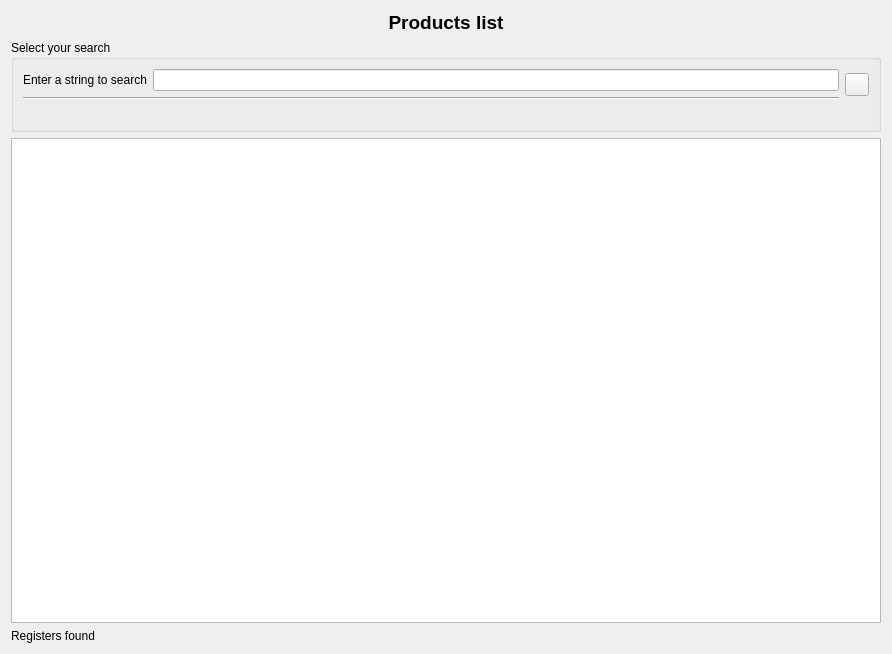
<?xml version="1.0" encoding="UTF-8"?>
<ui version="4.0">
 <class>wdgProducts</class>
 <widget class="QWidget" name="wdgProducts">
  <property name="geometry">
   <rect>
    <x>0</x>
    <y>0</y>
    <width>892</width>
    <height>654</height>
   </rect>
  </property>
  <layout class="QHBoxLayout" name="horizontalLayout_4">
   <item>
    <layout class="QVBoxLayout" name="verticalLayout_3">
     <item>
      <widget class="QLabel" name="lbl">
       <property name="font">
        <font>
         <pointsize>14</pointsize>
         <weight>75</weight>
         <bold>true</bold>
        </font>
       </property>
       <property name="text">
        <string>Products list</string>
       </property>
       <property name="alignment">
        <set>Qt::AlignCenter</set>
       </property>
      </widget>
     </item>
     <item>
      <widget class="QGroupBox" name="groupBox">
       <property name="sizePolicy">
        <sizepolicy hsizetype="Preferred" vsizetype="Preferred">
         <horstretch>0</horstretch>
         <verstretch>0</verstretch>
        </sizepolicy>
       </property>
       <property name="title">
        <string>Select your search</string>
       </property>
       <layout class="QVBoxLayout" name="verticalLayout_2">
        <item>
         <layout class="QHBoxLayout" name="horizontalLayout_3">
          <item>
           <layout class="QVBoxLayout" name="verticalLayout">
            <item>
             <layout class="QHBoxLayout" name="horizontalLayout">
              <item>
               <widget class="QLabel" name="label">
                <property name="text">
                 <string>Enter a string to search</string>
                </property>
               </widget>
              </item>
              <item>
               <widget class="QLineEdit" name="txt">
                <property name="clearButtonEnabled">
                 <bool>true</bool>
                </property>
               </widget>
              </item>
             </layout>
            </item>
            <item>
             <widget class="Line" name="line">
              <property name="orientation">
               <enum>Qt::Horizontal</enum>
              </property>
             </widget>
            </item>
           </layout>
          </item>
          <item>
           <widget class="QToolButton" name="cmd">
            <property name="icon">
             <iconset resource="../images/caloriestracker.qrc">
              <normaloff>:/caloriestracker/search.png</normaloff>:/caloriestracker/search.png</iconset>
            </property>
           </widget>
          </item>
         </layout>
        </item>
        <item>
         <widget class="QLabel" name="label_2">
          <property name="enabled">
           <bool>false</bool>
          </property>
          <property name="text">
           <string/>
          </property>
         </widget>
        </item>
       </layout>
      </widget>
     </item>
     <item>
      <widget class="myQTableWidget" name="tblProducts">
       <property name="sizePolicy">
        <sizepolicy hsizetype="Preferred" vsizetype="Expanding">
         <horstretch>0</horstretch>
         <verstretch>0</verstretch>
        </sizepolicy>
       </property>
       <property name="contextMenuPolicy">
        <enum>Qt::CustomContextMenu</enum>
       </property>
       <property name="editTriggers">
        <set>QAbstractItemView::NoEditTriggers</set>
       </property>
       <property name="alternatingRowColors">
        <bool>true</bool>
       </property>
       <property name="selectionBehavior">
        <enum>QAbstractItemView::SelectRows</enum>
       </property>
       <attribute name="horizontalHeaderStretchLastSection">
        <bool>false</bool>
       </attribute>
       <attribute name="verticalHeaderVisible">
        <bool>false</bool>
       </attribute>
      </widget>
     </item>
     <item>
      <widget class="QLabel" name="lblFound">
       <property name="text">
        <string>Registers found</string>
       </property>
      </widget>
     </item>
    </layout>
   </item>
  </layout>
  <action name="actionProductNew">
   <property name="icon">
    <iconset resource="../images/caloriestracker.qrc">
     <normaloff>:/caloriestracker/add.png</normaloff>:/caloriestracker/add.png</iconset>
   </property>
   <property name="text">
    <string>New product</string>
   </property>
   <property name="toolTip">
    <string>New user product</string>
   </property>
  </action>
  <action name="actionProductDelete">
   <property name="icon">
    <iconset resource="../images/caloriestracker.qrc">
     <normaloff>:/caloriestracker/list-remove.png</normaloff>:/caloriestracker/list-remove.png</iconset>
   </property>
   <property name="text">
    <string>Delete product</string>
   </property>
   <property name="toolTip">
    <string>Delete user product</string>
   </property>
  </action>
  <action name="actionProductEdit">
   <property name="icon">
    <iconset resource="../images/caloriestracker.qrc">
     <normaloff>:/caloriestracker/document-edit.png</normaloff>:/caloriestracker/document-edit.png</iconset>
   </property>
   <property name="text">
    <string>Edit product</string>
   </property>
   <property name="toolTip">
    <string>Edit product</string>
   </property>
  </action>
  <action name="actionFormats">
   <property name="icon">
    <iconset resource="../images/caloriestracker.qrc">
     <normaloff>:/caloriestracker/cube.png</normaloff>:/caloriestracker/cube.png</iconset>
   </property>
   <property name="text">
    <string>Show formats</string>
   </property>
   <property name="toolTip">
    <string>Show formats</string>
   </property>
  </action>
 </widget>
 <customwidgets>
  <customwidget>
   <class>myQTableWidget</class>
   <extends>QTableWidget</extends>
   <header location="global">myqtablewidget</header>
  </customwidget>
 </customwidgets>
 <tabstops>
  <tabstop>txt</tabstop>
  <tabstop>cmd</tabstop>
  <tabstop>tblProducts</tabstop>
 </tabstops>
 <resources>
  <include location="../images/caloriestracker.qrc"/>
 </resources>
 <connections/>
</ui>
